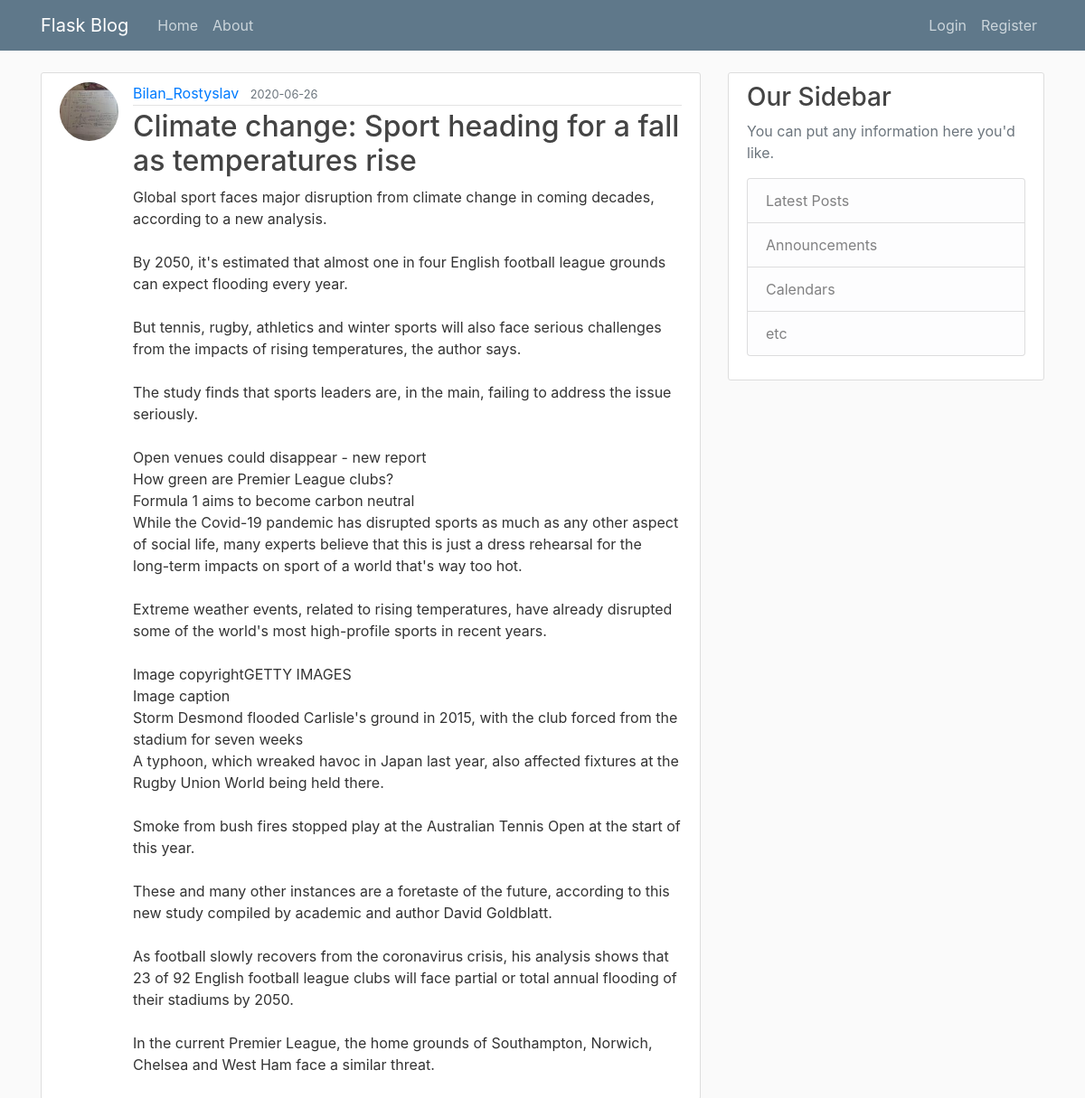
Page /post/13 on the committed database.
### flaskblog/models.py (models this page shows, shortened)
class User(db.Model, UserMixin):
    id = db.Column(db.Integer, primary_key=True)
    username = db.Column(db.String(20), unique=True, nullable=False)
    email = db.Column(db.String(120), unique=True, nullable=False)
    image_file = db.Column(db.String(20), nullable=False, default='default.jpg')
    password = db.Column(db.String(60), nullable=False)
    posts = db.relationship('Post', backref='author', lazy=True)

class Post(db.Model):
    id = db.Column(db.Integer, primary_key=True)
    title = db.Column(db.String(100), nullable=False)
    date_posted = db.Column(db.DateTime, nullable=False, default=datetime.utcnow)
    content = db.Column(db.Text, nullable=False)
    user_id = db.Column(db.Integer, db.ForeignKey('user.id'), nullable=False)

### flaskblog/posts/routes.py (the view)
@posts.route("/post/<int:post_id>")
def post(post_id):
    post = Post.query.get_or_404(post_id)
    return render_template('post.html', title=post.title, post=post)

### flaskblog/templates/post.html (shortened to what this page needs)
{% extends "layout.html" %}
{% block content %}
  <article class="media content-section">
    <img class="rounded-circle article-img" src="{{ url_for('static', filename='profile_pics/' + post.author.image_file) }}">
    <div class="media-body">
      <div class="article-metadata">
        <a class="mr-2" href="{{ url_for('users.user_post', username=post.author.username) }}">{{ post.author.username }}</a>
        <small class="text-muted">{{ post.date_posted.strftime('%Y-%m-%d') }}</small>
      </div>
      <h2 class="article-title">{{ post.title }}</h2>
      <p class="article-content">{{ post.content }}</p>
    </div>
  </article>
{% endblock content %}

### flaskblog/static/main.css (style rules this page uses)
body { background: #fafafa; color: #333333; margin-top: 5rem; }
h1, h2, h3, h4, h5, h6 { color: #444444; }
.content-section { background: #ffffff; padding: 10px 20px; border: 1px solid #dddddd; border-radius: 3px; margin-bottom: 20px; }
.article-title { color: #444444; }
.article-content { white-space: pre-line; }
.article-img { height: 65px; width: 65px; margin-right: 16px; }
.article-metadata { padding-bottom: 1px; margin-bottom: 4px; border-bottom: 1px solid #e3e3e3 }

### rows in the picture
User: image_file (picture), author.username "Bilan_Rostyslav"
Post: date_posted "2020-06-26", title "Climate change: Sport heading for a fall as temperatures rise", content "Global sport faces major disruption from climate change in coming decades, according to a new analysis. By 2050, it's estimated that almost one in four English football league grounds can expect flooding every year. But tennis, rugby, athletics and winter sports will also face serious challenges from the impacts of rising temperatures, the author says. The study finds that sports leaders are, in the main, failing to address the issue seriously. Open venues could disappear - new report How green are Premier League clubs? Formula 1 aims to become carbon neutral While the Covid-19 pandemic has disrupted sports as much as any other aspect of social life, many experts believe that this is just a…"
